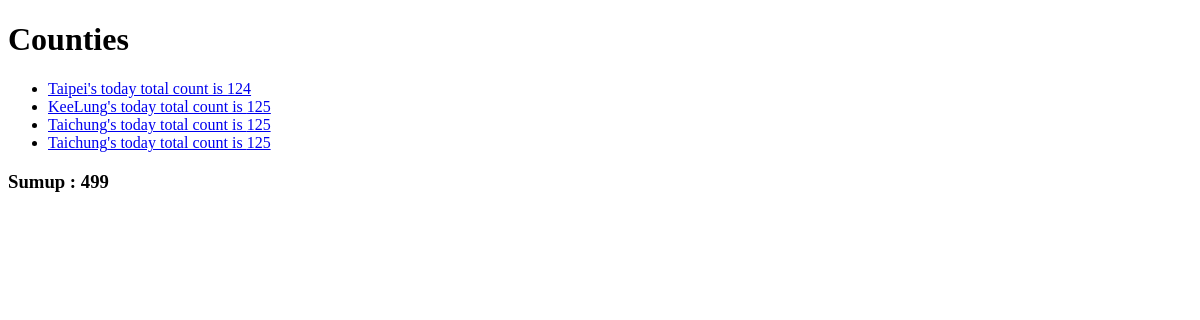
Before: /covid_map/ with the older database file.
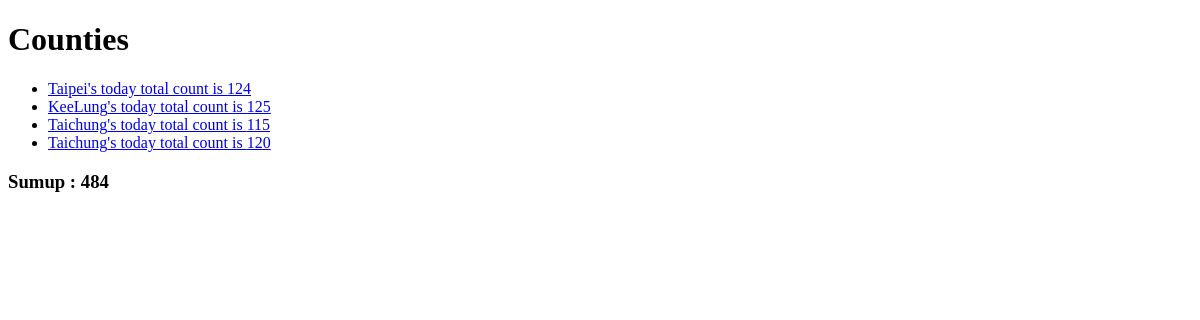
After: the same page with the newer database file.
### covid_map/models.py (models this page shows, shortened)
class County(models.Model):
    idc = models.CharField(max_length=10)
    patient_count = models.IntegerField(max_length=10)

### covid_map/views.py (the view)
# urls.py: path("", views.index, name="index"),
def index(request):
    return render(request, "County/index.html",{
        "Counties" : County.objects.all(),
        "Sumup" : sum([list(a[i].values())[0] for i in range(len(a))])
    })

### covid_map/templates/County/index.html
{% extends "County/layout.html" %}
{% block body%}
<h1>Counties</h1>
<ul>
    {% for C in Counties %}
        <li>
            <a href="{%url 'county' C.idc%}">
                {{C.idc}}'s today total count is {{C.patient_count}}
            </a>
        </li>
    {% endfor %}
</ul>
<h3> Sumup : {{Sumup}}</h3>
{% endblock %}

### covid_map/templates/County/layout.html (shortened to what this page needs)
<!DOCTYPE html>
<html lang="en">
  <head>
  </head>
  <body>
    {% block body%} {% endblock%}
  </body>
</html>

Changed rows visible on the page:
changed County (number 3 of 4 on the later page): patient_count "125" → "115"
changed County (number 4 of 4 on the later page): patient_count "125" → "120"
Other visible differences:
{{ Sumup }}: "499" → "484"
